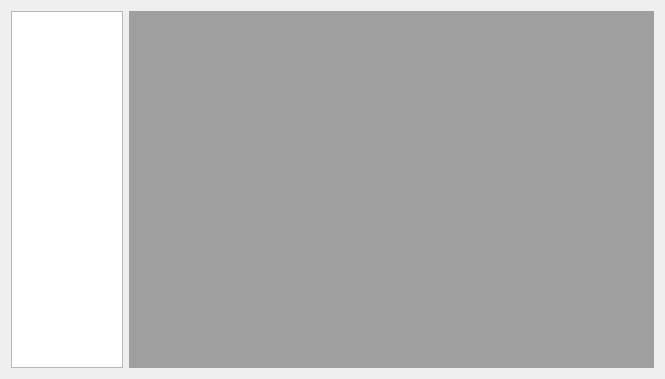
<?xml version="1.0" encoding="UTF-8"?>
<ui version="4.0">
 <class>FormPageDataVisual</class>
 <widget class="QWidget" name="FormPageDataVisual">
  <property name="geometry">
   <rect>
    <x>0</x>
    <y>0</y>
    <width>665</width>
    <height>379</height>
   </rect>
  </property>
  <property name="windowTitle">
   <string>Form</string>
  </property>
  <layout class="QGridLayout" name="gridLayout">
   <item row="0" column="0">
    <widget class="ButtonList" name="listWidget">
     <property name="sizePolicy">
      <sizepolicy hsizetype="Fixed" vsizetype="Expanding">
       <horstretch>0</horstretch>
       <verstretch>0</verstretch>
      </sizepolicy>
     </property>
     <property name="minimumSize">
      <size>
       <width>100</width>
       <height>0</height>
      </size>
     </property>
     <property name="maximumSize">
      <size>
       <width>120</width>
       <height>16777215</height>
      </size>
     </property>
    </widget>
   </item>
   <item row="0" column="1">
    <widget class="QMdiArea" name="mdiArea">
     <property name="viewMode">
      <enum>QMdiArea::TabbedView</enum>
     </property>
     <property name="documentMode">
      <bool>true</bool>
     </property>
     <property name="tabsClosable">
      <bool>true</bool>
     </property>
     <property name="tabsMovable">
      <bool>true</bool>
     </property>
     <property name="tabShape">
      <enum>QTabWidget::Rounded</enum>
     </property>
    </widget>
   </item>
  </layout>
 </widget>
 <customwidgets>
  <customwidget>
   <class>ButtonList</class>
   <extends>QListWidget</extends>
   <header location="global">buttonlist.h</header>
  </customwidget>
 </customwidgets>
 <resources/>
 <connections/>
</ui>
